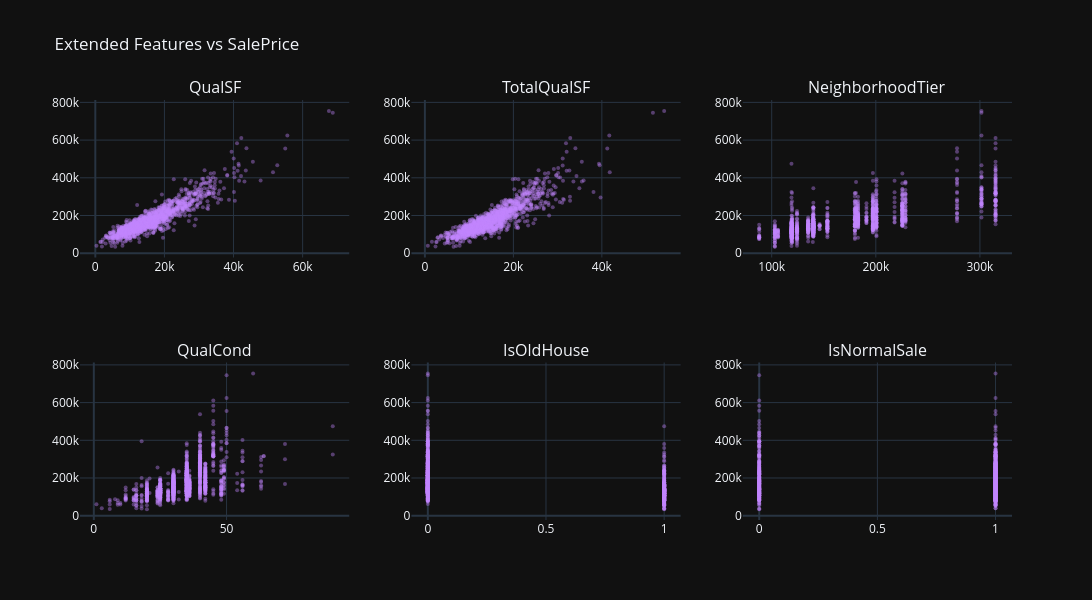

Notebook cell for this chart:
### Code cell
top_features = ["QualSF", "TotalQualSF", "NeighborhoodTier", "QualCond", "IsOldHouse", "IsNormalSale"]

fig = make_subplots(rows=2, cols=3, subplot_titles=top_features)

for idx, col in enumerate(top_features):
    row, col_idx = divmod(idx, 3)
    fig.add_trace(
        go.Scatter(
            x=df_extended[col],
            y=df_extended[TARGET],
            mode="markers",
            marker=dict(color="#c084fc", size=4, opacity=0.4),
            name=col,
            showlegend=False,
        ),
        row=row + 1, col=col_idx + 1,
    )

fig.update_layout(
    title="Extended Features vs SalePrice",
    height=600,
    width=1200,
)
fig.show()

### Figure 1 — Plotly figure (JSON) as saved in the notebook; plotly's stock layout.template omitted (floating-point values rounded to 4 significant figures; data arrays with more than 128 entries replaced by an {"elided": "..."} marker saying what was removed)
{"data": [{"marker": {"color": "#c084fc", "opacity": 0.4, "size": 4}, "mode": "markers", "name": "QualSF", "showlegend": false, "type": "scatter", "x": {"elided": "1458 int values"}, "xaxis": "x", "y": {"elided": "1458 int values"}, "yaxis": "y"}, {"marker": {"color": "#c084fc", "opacity": 0.4, "size": 4}, "mode": "markers", "name": "TotalQualSF", "showlegend": false, "type": "scatter", "x": {"elided": "1458 float values"}, "xaxis": "x2", "y": {"elided": "1458 int values"}, "yaxis": "y2"}, {"marker": {"color": "#c084fc", "opacity": 0.4, "size": 4}, "mode": "markers", "name": "NeighborhoodTier", "showlegend": false, "type": "scatter", "x": {"elided": "1458 float values"}, "xaxis": "x3", "y": {"elided": "1458 int values"}, "yaxis": "y3"}, {"marker": {"color": "#c084fc", "opacity": 0.4, "size": 4}, "mode": "markers", "name": "QualCond", "showlegend": false, "type": "scatter", "x": {"elided": "1458 int values"}, "xaxis": "x4", "y": {"elided": "1458 int values"}, "yaxis": "y4"}, {"marker": {"color": "#c084fc", "opacity": 0.4, "size": 4}, "mode": "markers", "name": "IsOldHouse", "showlegend": false, "type": "scatter", "x": {"elided": "1458 int values"}, "xaxis": "x5", "y": {"elided": "1458 int values"}, "yaxis": "y5"}, {"marker": {"color": "#c084fc", "opacity": 0.4, "size": 4}, "mode": "markers", "name": "IsNormalSale", "showlegend": false, "type": "scatter", "x": {"elided": "1458 int values"}, "xaxis": "x6", "y": {"elided": "1458 int values"}, "yaxis": "y6"}], "layout": {"annotations": [{"font": {"size": 16}, "showarrow": false, "text": "QualSF", "x": 0.1444, "xanchor": "center", "xref": "paper", "y": 1, "yanchor": "bottom", "yref": "paper"}, {"font": {"size": 16}, "showarrow": false, "text": "TotalQualSF", "x": 0.5, "xanchor": "center", "xref": "paper", "y": 1, "yanchor": "bottom", "yref": "paper"}, {"font": {"size": 16}, "showarrow": false, "text": "NeighborhoodTier", "x": 0.8556, "xanchor": "center", "xref": "paper", "y": 1, "yanchor": "bottom", "yref": "paper"}, {"font": {"size": 16}, "showarrow": false, "text": "QualCond", "x": 0.1444, "xanchor": "center", "xref": "paper", "y": 0.375, "yanchor": "bottom", "yref": "paper"}, {"font": {"size": 16}, "showarrow": false, "text": "IsOldHouse", "x": 0.5, "xanchor": "center", "xref": "paper", "y": 0.375, "yanchor": "bottom", "yref": "paper"}, {"font": {"size": 16}, "showarrow": false, "text": "IsNormalSale", "x": 0.8556, "xanchor": "center", "xref": "paper", "y": 0.375, "yanchor": "bottom", "yref": "paper"}], "height": 600, "title": {"text": "Extended Features vs SalePrice"}, "width": 1200, "xaxis": {"anchor": "y", "domain": [0, 0.2889]}, "xaxis2": {"anchor": "y2", "domain": [0.3556, 0.6444]}, "xaxis3": {"anchor": "y3", "domain": [0.7111, 1]}, "xaxis4": {"anchor": "y4", "domain": [0, 0.2889]}, "xaxis5": {"anchor": "y5", "domain": [0.3556, 0.6444]}, "xaxis6": {"anchor": "y6", "domain": [0.7111, 1]}, "yaxis": {"anchor": "x", "domain": [0.625, 1]}, "yaxis2": {"anchor": "x2", "domain": [0.625, 1]}, "yaxis3": {"anchor": "x3", "domain": [0.625, 1]}, "yaxis4": {"anchor": "x4", "domain": [0, 0.375]}, "yaxis5": {"anchor": "x5", "domain": [0, 0.375]}, "yaxis6": {"anchor": "x6", "domain": [0, 0.375]}}}
